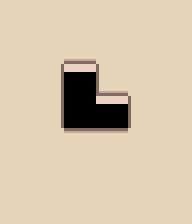

The image is a tile-based game level rendered from a .tmx file. Its description and complete source (layers, tilesets, objects, tile grids) follow:
An orthogonal 6x7 tile map with 32x32 px tiles, 1 tile layer (Tile Layer 1).

<map version="1.0" orientation="orthogonal" width="6" height="7" tilewidth="32" tileheight="32">
 <tileset firstgid="1" source="Tiles.tsx" />
 <layer name="Tile Layer 1" width="6" height="7">
  <data>
   <tile gid="5" />
   <tile gid="5" />
   <tile gid="5" />
   <tile gid="5" />
   <tile gid="5" />
   <tile gid="5" />
   <tile gid="5" />
   <tile gid="5" />
   <tile gid="8" />
   <tile gid="5" />
   <tile gid="5" />
   <tile gid="5" />
   <tile gid="5" />
   <tile gid="6" />
   <tile gid="16" />
   <tile gid="7" />
   <tile gid="5" />
   <tile gid="5" />
   <tile gid="5" />
   <tile gid="6" />
   <tile gid="12" />
   <tile gid="16" />
   <tile gid="4" />
   <tile gid="5" />
   <tile gid="5" />
   <tile gid="5" />
   <tile gid="2" />
   <tile gid="2" />
   <tile gid="5" />
   <tile gid="5" />
   <tile gid="5" />
   <tile gid="5" />
   <tile gid="5" />
   <tile gid="5" />
   <tile gid="5" />
   <tile gid="5" />
   <tile gid="5" />
   <tile gid="5" />
   <tile gid="5" />
   <tile gid="5" />
   <tile gid="5" />
   <tile gid="5" />
  </data>
 </layer>
</map>
